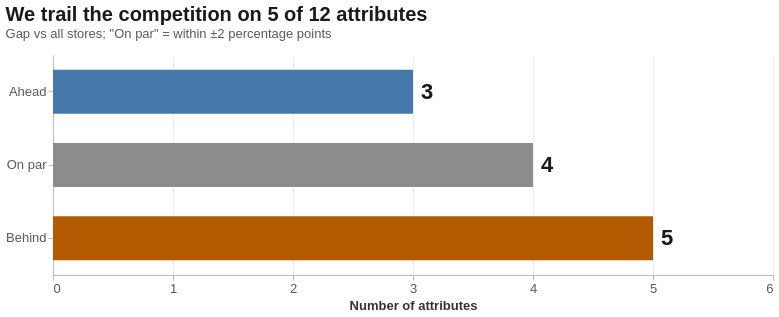

This figure's Vega-Lite source:
### Vega-Lite specification from a JSON file in a GitHub repository (floating-point values rounded to 4 significant figures)
{"config": {"view": {"continuousWidth": 300, "continuousHeight": 300, "strokeWidth": 0}, "axis": {"domainColor": "#BBBBBB", "gridColor": "#DDDDDD", "gridOpacity": 0.6, "labelColor": "#595959", "labelFontSize": 13, "labelLimit": 260, "tickColor": "#BBBBBB", "titleColor": "#333333", "titleFontSize": 13}, "font": "Arial, Liberation Sans, Helvetica, sans-serif", "legend": {"labelColor": "#595959", "labelFontSize": 13, "labelLimit": 260, "orient": "top", "titleColor": "#333333", "titleFontSize": 13}, "title": {"anchor": "start", "color": "#1A1A1A", "fontSize": 20, "fontWeight": 600, "offset": 14, "subtitleColor": "#595959", "subtitleFontSize": 13}}, "layer": [{"mark": {"type": "bar", "height": 44}, "encoding": {"color": {"field": "status", "legend": null, "scale": {"domain": ["Ahead", "On par", "Behind"], "range": ["#4477AA", "#8C8C8C", "#B35900"]}, "type": "nominal"}, "tooltip": [{"field": "status", "title": "Status", "type": "nominal"}, {"field": "n", "title": "Attributes", "type": "quantitative"}], "x": {"axis": {"format": "d", "tickMinStep": 1}, "field": "n", "scale": {"domain": [0, 6]}, "title": "Number of attributes", "type": "quantitative"}, "y": {"field": "status", "sort": ["Ahead", "On par", "Behind"], "title": null, "type": "nominal"}}}, {"mark": {"type": "text", "align": "left", "color": "#1A1A1A", "dx": 8, "fontSize": 22, "fontWeight": "bold"}, "encoding": {"text": {"field": "n", "type": "quantitative"}, "tooltip": [{"field": "status", "title": "Status", "type": "nominal"}, {"field": "n", "title": "Attributes", "type": "quantitative"}], "x": {"axis": {"format": "d", "tickMinStep": 1}, "field": "n", "scale": {"domain": [0, 6]}, "title": "Number of attributes", "type": "quantitative"}, "y": {"field": "status", "sort": ["Ahead", "On par", "Behind"], "title": null, "type": "nominal"}}}], "data": {"name": "data-aa1bc0a105527c7eae9f0bbb62e52457"}, "height": 220, "title": {"text": "We trail the competition on 5 of 12 attributes", "subtitle": "Gap vs all stores; \"On par\" = within ±2 percentage points"}, "width": 720, "$schema": "https://vega.github.io/schema/vega-lite/v6.4.1.json", "datasets": {"data-aa1bc0a105527c7eae9f0bbb62e52457": [{"status": "Ahead", "n": 3}, {"status": "On par", "n": 4}, {"status": "Behind", "n": 5}]}}
